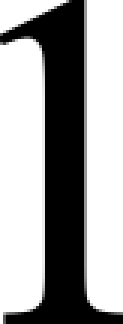
#> input picture exam/ProgrammingPath/SixthTask/1.png, 41 x 108 px, found by its file name (shown 3 times larger)
$ python cvTest.py   (older library calls are emulated)
#> lines starting #> are read from the running program, lines starting #| are printed output that depends on the picture; after the words box and inside, x2 and y2 are one past the last pixel; in counts of white or black regions, pixels touching at a corner belong together
import sys

import cv2
import numpy as np
import requests

if __name__ == '__main__':
    def nothing(*arg):
        pass

cv2.namedWindow("result")  # создаем главное окно
cv2.namedWindow("settings")  # создаем окно настроек

# [4 lines of commented-out code are left out]
image = cv2.imread("../FifthTask/1.png", cv2.IMREAD_COLOR)
#> image is the input picture: shape (108, 41, 3); min 0, max 255, mean 159.7
# создаем 6 бегунков для настройки начального и конечного цвета фильтра
cv2.createTrackbar('h1', 'settings', 0, 255, nothing)
cv2.createTrackbar('s1', 'settings', 0, 255, nothing)
cv2.createTrackbar('v1', 'settings', 0, 255, nothing)
cv2.createTrackbar('h2', 'settings', 255, 255, nothing)
cv2.createTrackbar('s2', 'settings', 255, 255, nothing)
cv2.createTrackbar('v2', 'settings', 255, 255, nothing)
crange = [0, 0, 0, 0, 0, 0]
# imgray = cv2.cvtColor(image, cv2.COLOR_BGR2GRAY)

# ret, thresh = cv2.threshold(imgray, 127, 255, 0)
# im2, contours, hierarchy = cv2.findContours(thresh, cv2.RETR_TREE, cv2.CHAIN_APPROX_NONE)
# # img = cv2.GaussianBlur(image, (3, 3), cv2.BORDER_DEFAULT)
# # hsv = cv2.cvtColor(img, cv2.COLOR_BGR2HSV)
# # _, contour, _ = cv2.findContours(hsv, mode=cv2.RETR_TREE, method=cv2.CHAIN_APPROX_NONE)
# cv2.drawContours(image, contours, contourIdx=-1, color=(0, 255, 0), thickness=2, lineType=cv2.LINE_AA,
#                  hierarchy=hierarchy, maxLevel=3)
while True:
    img = cv2.GaussianBlur(image, (25, 25), cv2.BORDER_DEFAULT)
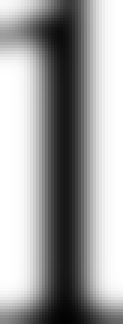
#> img: shape (108, 41, 3) (shown 3 times larger); min 2, max 255, mean 159.6
    #img = image.copy()
    hsv = cv2.cvtColor(img, cv2.COLOR_BGR2HSV)
#> hsv: shape (108, 41, 3); mean H, S, V 0, 0, 159.6

    # считываем значения бегунков
    h1 = cv2.getTrackbarPos('h1', 'settings')
    s1 = cv2.getTrackbarPos('s1', 'settings')
    v1 = cv2.getTrackbarPos('v1', 'settings')
    h2 = cv2.getTrackbarPos('h2', 'settings')
    s2 = cv2.getTrackbarPos('s2', 'settings')
    v2 = cv2.getTrackbarPos('v2', 'settings')

    # формируем начальный и конечный цвет фильтра
    h_min = np.array((h1, s1, v1), np.uint8)
    h_max = np.array((h2, s2, v2), np.uint8)
    hsvMin = np.array((0, 0, 0), np.uint8)
    hsvMax = np.array((255, 255, 255), np.uint8)
    # накладываем фильтр на кадр в модели HSV
    thresh = cv2.inRange(hsv, h_min, h_max)
#> thresh: shape (108, 41); every value is 255
    _, counter, _ = cv2.findContours(thresh, mode=cv2.RETR_TREE, method=cv2.CHAIN_APPROX_NONE)
#> counter = 1 contour; box (x1, y1, x2, y2) and area: (0, 0, 41, 108) 4280
    if len(counter) > 1:
        print(cv2.boundingRect(counter[1]))
    cv2.imshow('result', thresh)
    cv2.imshow('image', image)
    cv2.drawContours(img, counter, contourIdx=-1, color=(0, 255, 0), thickness=2,
                 lineType=cv2.LINE_AA)
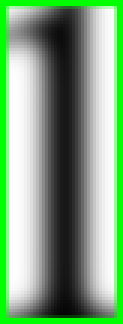
#> img: shape (108, 41, 3) (shown 3 times larger); 19.38% of pixels changed, all inside (x1, y1, x2, y2) = (0, 0, 41, 108)
    cv2.imshow('img', img)
    ch = cv2.waitKey(5)
#> (key Esc is pressed here)
    if ch == 27:
        break

cv2.destroyAllWindows()

$ run again, with exam/ProgrammingPath/SixthTask/0.png copied over exam/ProgrammingPath/SixthTask/1.png
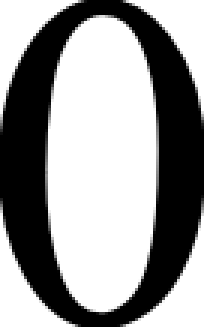
#> input picture exam/ProgrammingPath/SixthTask/0.png, 68 x 109 px, found by its file name (shown 3 times larger)
#> image is the input picture: shape (109, 68, 3); min 0, max 255, mean 151.4
#> `img = cv2.GaussianBlur(image, (25, 25), cv2.BORDER_DEFAULT)`:
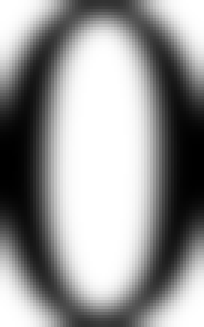
#> img: shape (109, 68, 3) (shown 3 times larger); min 0, max 255, mean 150.3
#> hsv: shape (109, 68, 3); mean H, S, V 0, 0, 150.3
#> thresh: shape (109, 68); every value is 255
#> counter = 1 contour; box (x1, y1, x2, y2) and area: (0, 0, 68, 109) 7236
#> `cv2.drawContours(img, counter, contourIdx=-1, color=(0, 255, 0), thick..`:
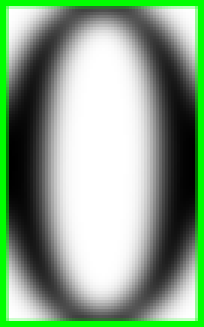
#> img: shape (109, 68, 3) (shown 3 times larger); 13.84% of pixels changed, all inside (x1, y1, x2, y2) = (0, 0, 68, 109)

$ run again, with exam/ProgrammingPath/SixthTask/2.png copied over exam/ProgrammingPath/SixthTask/1.png
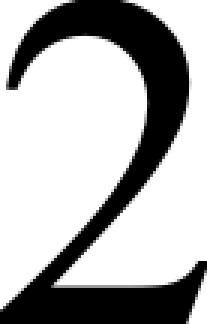
#> input picture exam/ProgrammingPath/SixthTask/2.png, 69 x 108 px, found by its file name (shown 3 times larger)
#> image is the input picture: shape (108, 69, 3); min 0, max 255, mean 174.2
#> `img = cv2.GaussianBlur(image, (25, 25), cv2.BORDER_DEFAULT)`:
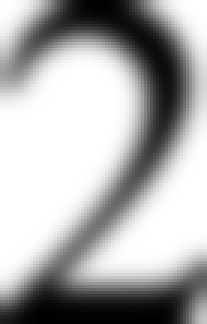
#> img: shape (108, 69, 3) (shown 3 times larger); min 0, max 255, mean 173.7
#> hsv: shape (108, 69, 3); mean H, S, V 0, 0, 173.7
#> thresh: shape (108, 69); every value is 255
#> counter = 1 contour; box (x1, y1, x2, y2) and area: (0, 0, 69, 108) 7276
#> `cv2.drawContours(img, counter, contourIdx=-1, color=(0, 255, 0), thick..`:
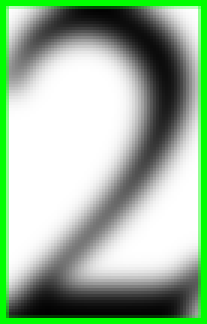
#> img: shape (108, 69, 3) (shown 3 times larger); 13.77% of pixels changed, all inside (x1, y1, x2, y2) = (0, 0, 69, 108)

$ run again, with exam/ProgrammingPath/SixthTask/3.png copied over exam/ProgrammingPath/SixthTask/1.png
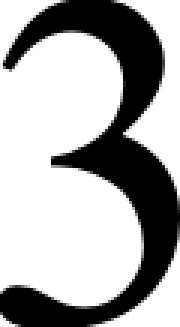
#> input picture exam/ProgrammingPath/SixthTask/3.png, 60 x 109 px, found by its file name (shown 3 times larger)
#> image is the input picture: shape (109, 60, 3); min 0, max 255, mean 170.8
#> `img = cv2.GaussianBlur(image, (25, 25), cv2.BORDER_DEFAULT)`:
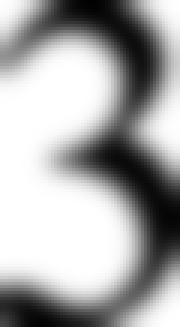
#> img: shape (109, 60, 3) (shown 3 times larger); min 2, max 255, mean 169.7
#> hsv: shape (109, 60, 3); mean H, S, V 0, 0, 169.7
#> thresh: shape (109, 60); every value is 255
#> counter = 1 contour; box (x1, y1, x2, y2) and area: (0, 0, 60, 109) 6372
#> `cv2.drawContours(img, counter, contourIdx=-1, color=(0, 255, 0), thick..`:
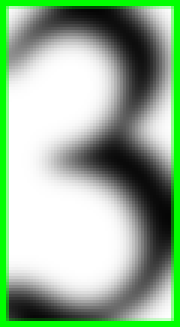
#> img: shape (109, 60, 3) (shown 3 times larger); 14.95% of pixels changed, all inside (x1, y1, x2, y2) = (0, 0, 60, 109)
